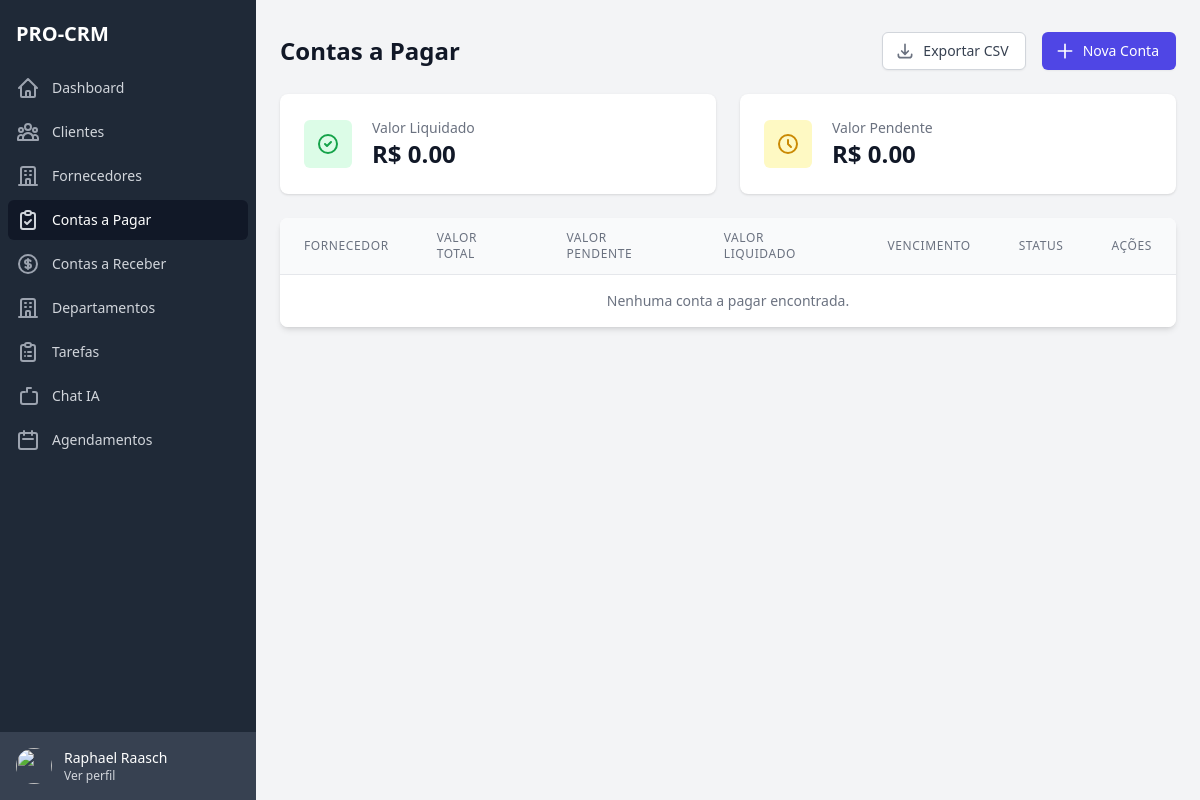
Before: /billings/payable/ (signed in) with the older database file.
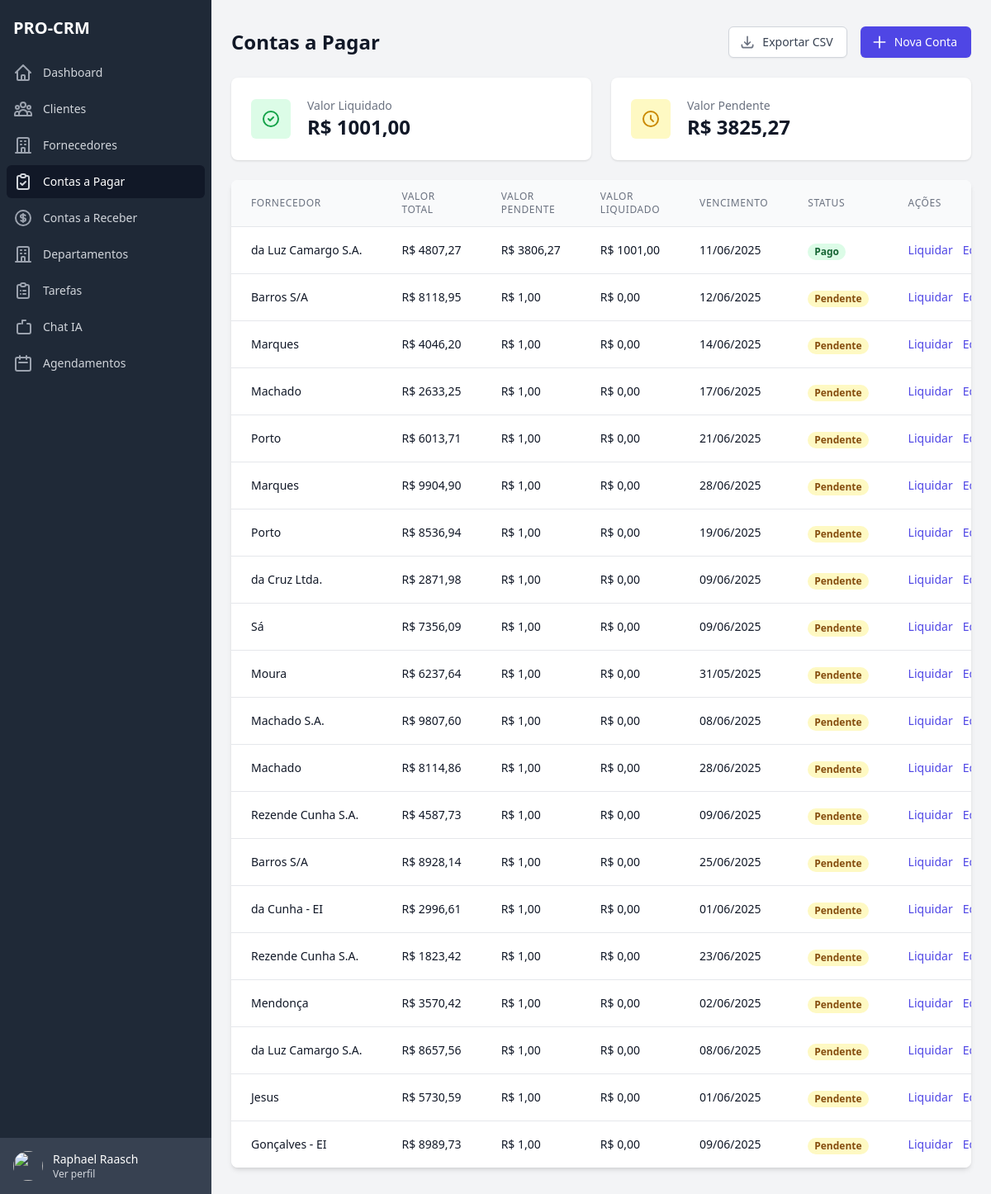
After: the same page with the newer database file.
### apps/billings/models.py (models this page shows, shortened)
class BillingPayable(BaseModel):
    STATUS_CHOICES = [
        ('pending', 'Pendente'),
        ('paid', 'Pago'),
        ('overdue', 'Atrasado'),
        ('settled', 'Liquidado'),
    ]
    enterprise = models.ForeignKey(Enterprise, on_delete=models.CASCADE)
    supplier = models.ForeignKey(Supplier, on_delete=models.CASCADE)
    description = models.CharField(max_length=255)
    total_value = models.DecimalField(max_digits=10, decimal_places=2)
    installment_count = models.PositiveIntegerField(default=1)
    installment_value = models.DecimalField(max_digits=10, decimal_places=2)
    due_date = models.DateField()
    status = models.CharField(max_length=20, choices=STATUS_CHOICES, default='pending')
    settlement_date = models.DateField(null=True, blank=True)
    settled_value = models.DecimalField(max_digits=10, decimal_places=2, default=0)
    pending_value = models.DecimalField(max_digits=10, decimal_places=2)
    created_at = models.DateTimeField(auto_now_add=True)
    updated_at = models.DateTimeField(auto_now=True)
    class Meta:
        verbose_name = 'Conta a Pagar'
        verbose_name_plural = 'Contas a Pagar'
        ordering = ['due_date']

### apps/suppliers/models.py (models this page shows, shortened)
class Supplier(BaseModel):
    name = models.CharField(max_length=100, verbose_name='Nome')
    email = models.EmailField(verbose_name='Email')
    phone = models.CharField(max_length=20, blank=True, null=True, verbose_name='Telefone')
    company = models.CharField(max_length=100, blank=True, null=True, verbose_name='Empresa')
    cnpj = models.CharField(max_length=18, blank=True, null=True, verbose_name='CNPJ')
    address = models.CharField(max_length=255, verbose_name='Endereço')
    notes = models.TextField(blank=True, null=True, verbose_name='Observações')
    is_active = models.BooleanField(default=True, verbose_name='Ativo')
    enterprise = models.ForeignKey(Enterprise, on_delete=models.CASCADE, verbose_name='Empresa')
    tags = models.ManyToManyField(SupplierTag, blank=True, verbose_name='Tags')
    class Meta:
        verbose_name = 'Fornecedor'
        verbose_name_plural = 'Fornecedores'
        ordering = ['name']

### apps/billings/views.py (the view, shortened to what this page needs)
# urls.py: path('payable/', views.payable_list, name='payable_list'),
@login_required
def payable_list(request):
    enterprise = request.user.enterprise
    billings = BillingPayable.objects.filter(enterprise=enterprise).order_by('-created_at')
    suppliers = Supplier.objects.filter(enterprise=enterprise, is_active=True)
    total_settled = sum(billing.settled_value for billing in billings)
    total_pending = sum(billing.pending_value for billing in billings)
    context = {
        'billings': billings,
        'suppliers': suppliers,
        'total_settled': total_settled,
        'total_pending': total_pending,
    }
    return render(request, 'billings/pages/payable_list.html', context)

### templates/billings/pages/payable_list.html (shortened to what the changed rows need)
{% extends 'base.html' %}
{% load static %}
{% block content %}
<div class="flex h-screen bg-gray-100">
    {% include 'includes/sidebar.html' %}
    <div class="flex-1 flex flex-col overflow-hidden">
        <main class="flex-1 overflow-x-hidden overflow-y-auto bg-gray-100">
            <div class="container mx-auto px-6 py-8">
                <div class="flex justify-between items-center mb-6">
                    <h1 class="text-2xl font-semibold text-gray-900">Contas a Pagar</h1>
                </div>
                <div class="grid grid-cols-1 md:grid-cols-2 gap-6 mb-6">
                    <div class="bg-white overflow-hidden shadow rounded-lg">
                        <div class="px-4 py-5 sm:p-6">
                            <div class="flex items-center">
                                <div class="ml-5 w-0 flex-1">
                                    <dl>
                                        <dd class="flex items-baseline">
                                            <div class="text-2xl font-semibold text-gray-900">
                                                R$ {{ total_settled|default:"0.00" }}
                                            </div>
                                        </dd>
                                    </dl>
                                </div>
                            </div>
                        </div>
                    </div>
                    <div class="bg-white overflow-hidden shadow rounded-lg">
                        <div class="px-4 py-5 sm:p-6">
                            <div class="flex items-center">
                                <div class="ml-5 w-0 flex-1">
                                    <dl>
                                        <dd class="flex items-baseline">
                                            <div class="text-2xl font-semibold text-gray-900">
                                                R$ {{ total_pending|default:"0.00" }}
                                            </div>
                                        </dd>
                                    </dl>
                                </div>
                            </div>
                        </div>
                    </div>
                </div>
                <div class="bg-white shadow-md rounded-lg overflow-hidden">
                    <table class="min-w-full divide-y divide-gray-200">
                        <thead class="bg-gray-50">
                            <tr>
                                <th scope="col" class="px-6 py-3 text-left text-xs font-medium text-gray-500 uppercase tracking-wider">Fornecedor</th>
                                <th scope="col" class="px-6 py-3 text-left text-xs font-medium text-gray-500 uppercase tracking-wider">Valor Total</th>
                                <th scope="col" class="px-6 py-3 text-left text-xs font-medium text-gray-500 uppercase tracking-wider">Valor Pendente</th>
                                <th scope="col" class="px-6 py-3 text-left text-xs font-medium text-gray-500 uppercase tracking-wider">Valor Liquidado</th>
                                <th scope="col" class="px-6 py-3 text-left text-xs font-medium text-gray-500 uppercase tracking-wider">Vencimento</th>
                                <th scope="col" class="px-6 py-3 text-left text-xs font-medium text-gray-500 uppercase tracking-wider">Status</th>
                                <th scope="col" class="px-6 py-3 text-left text-xs font-medium text-gray-500 uppercase tracking-wider">Ações</th>
                            </tr>
                        </thead>
                        <tbody class="bg-white divide-y divide-gray-200">
                            {% for billing in billings %}
                            <tr>
                                <td class="px-6 py-4 whitespace-nowrap text-sm text-gray-900">{{ billing.supplier.name }}</td>
                                <td class="px-6 py-4 whitespace-nowrap text-sm text-gray-900">R$ {{ billing.total_value }}</td>
                                <td class="px-6 py-4 whitespace-nowrap text-sm text-gray-900">R$ {{ billing.pending_value }}</td>
                                <td class="px-6 py-4 whitespace-nowrap text-sm text-gray-900">R$ {{ billing.settled_value }}</td>
                                <td class="px-6 py-4 whitespace-nowrap text-sm text-gray-900">{{ billing.due_date|date:"d/m/Y" }}</td>
                                <td class="px-6 py-4 whitespace-nowrap">
                                    <span class="px-2 inline-flex text-xs leading-5 font-semibold rounded-full
                                        {% if billing.status == 'pending' %}bg-yellow-100 text-yellow-800
                                        {% elif billing.status == 'paid' %}bg-green-100 text-green-800
                                        {% elif billing.status == 'overdue' %}bg-red-100 text-red-800
                                        {% elif billing.status == 'settled' %}bg-blue-100 text-blue-800
                                        {% endif %}">
                                        {{ billing.get_status_display }}
                                    </span>
                                </td>
                                <td class="px-6 py-4 whitespace-nowrap text-sm font-medium">
                                    <div class="flex space-x-3">
                                        {% if billing.status != 'settled' %}
                                        <a href="{% url 'billings:payable_settle' billing.pk %}" class="text-indigo-600 hover:text-indigo-900">Liquidar</a>
                                        {% endif %}
                                        <a href="{% url 'billings:payable_edit' billing.pk %}" class="text-indigo-600 hover:text-indigo-900">Editar</a>
                                    </div>
                                </td>
                            </tr>
                            {% empty %}
                            <tr>
                                <td colspan="8" class="px-6 py-4 whitespace-nowrap text-sm text-gray-500 text-center">
                                    Nenhuma conta a pagar encontrada.
                                </td>
                            </tr>
                            {% endfor %}
                        </tbody>
                    </table>
                </div>
            </div>
        </main>
    </div>
</div>
{% endblock %}

Changed rows visible on the page:
added BillingPayable: supplier.name "da Luz Camargo S.A.", total_value "4807,27", pending_value "3806,27", settled_value "1001,00", due_date "11/06/2025", status "Pago", shows "Liquidar"
added BillingPayable: supplier.name "Barros S/A", total_value "8118,95", pending_value "1,00", settled_value "0,00", due_date "12/06/2025", status "Pendente", shows "Liquidar"
added BillingPayable: supplier.name "Marques", total_value "4046,20", pending_value "1,00", settled_value "0,00", due_date "14/06/2025", status "Pendente", shows "Liquidar"
added BillingPayable: supplier.name "Machado", total_value "2633,25", pending_value "1,00", settled_value "0,00", due_date "17/06/2025", status "Pendente", shows "Liquidar"
added BillingPayable: supplier.name "Porto", total_value "6013,71", pending_value "1,00", settled_value "0,00", due_date "21/06/2025", status "Pendente", shows "Liquidar"
added BillingPayable: supplier.name "Marques", total_value "9904,90", pending_value "1,00", settled_value "0,00", due_date "28/06/2025", status "Pendente", shows "Liquidar"
added BillingPayable: supplier.name "Porto", total_value "8536,94", pending_value "1,00", settled_value "0,00", due_date "19/06/2025", status "Pendente", shows "Liquidar"
added BillingPayable: supplier.name "da Cruz Ltda.", total_value "2871,98", pending_value "1,00", settled_value "0,00", due_date "09/06/2025", status "Pendente", shows "Liquidar"
added BillingPayable: supplier.name "Sá", total_value "7356,09", pending_value "1,00", settled_value "0,00", due_date "09/06/2025", status "Pendente", shows "Liquidar"
added BillingPayable: supplier.name "Moura", total_value "6237,64", pending_value "1,00", settled_value "0,00", due_date "31/05/2025", status "Pendente", shows "Liquidar"
added BillingPayable: supplier.name "Machado S.A.", total_value "9807,60", pending_value "1,00", settled_value "0,00", due_date "08/06/2025", status "Pendente", shows "Liquidar"
added BillingPayable: supplier.name "Machado", total_value "8114,86", pending_value "1,00", settled_value "0,00", due_date "28/06/2025", status "Pendente", shows "Liquidar"
added BillingPayable: supplier.name "Rezende Cunha S.A.", total_value "4587,73", pending_value "1,00", settled_value "0,00", due_date "09/06/2025", status "Pendente", shows "Liquidar"
added BillingPayable: supplier.name "Barros S/A", total_value "8928,14", pending_value "1,00", settled_value "0,00", due_date "25/06/2025", status "Pendente", shows "Liquidar"
added BillingPayable: supplier.name "da Cunha - EI", total_value "2996,61", pending_value "1,00", settled_value "0,00", due_date "01/06/2025", status "Pendente", shows "Liquidar"
added BillingPayable: supplier.name "Rezende Cunha S.A.", total_value "1823,42", pending_value "1,00", settled_value "0,00", due_date "23/06/2025", status "Pendente", shows "Liquidar"
added BillingPayable: supplier.name "Mendonça", total_value "3570,42", pending_value "1,00", settled_value "0,00", due_date "02/06/2025", status "Pendente", shows "Liquidar"
added BillingPayable: supplier.name "da Luz Camargo S.A.", total_value "8657,56", pending_value "1,00", settled_value "0,00", due_date "08/06/2025", status "Pendente", shows "Liquidar"
added BillingPayable: supplier.name "Jesus", total_value "5730,59", pending_value "1,00", settled_value "0,00", due_date "01/06/2025", status "Pendente", shows "Liquidar"
added BillingPayable: supplier.name "Gonçalves - EI", total_value "8989,73", pending_value "1,00", settled_value "0,00", due_date "09/06/2025", status "Pendente", shows "Liquidar"
Other visible differences:
{{ total_settled|default:"0.00" }}: "0.00" → "1001,00"
{{ total_pending|default:"0.00" }}: "0.00" → "3825,27"
text no longer shown: "Nenhuma conta a pagar encontrada."
